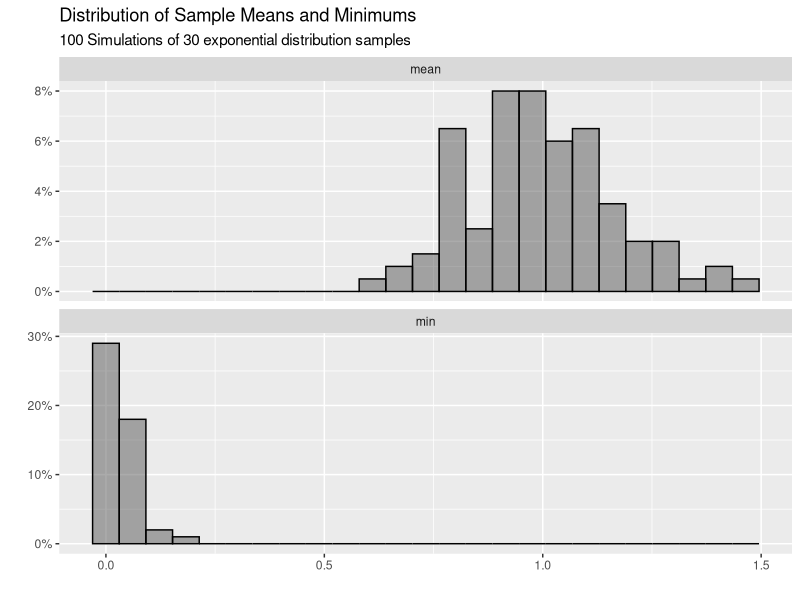

The R script that drew this image:
# set up containers for means and mins
samp_mean <- numeric(0)
samp_min  <- numeric(0)

# generate 100 simulations
for (i in 1:100) {
  # sample the exponential distribtion 30 times
  samp_results <- rexp(30)
  # store mean and minimum results
  samp_mean <- c(samp_mean, mean(samp_results))
  samp_min  <- c(samp_min, min(samp_results))
}

# store results and tidy data for neater plotting
samp <- data.frame(mean = samp_mean, min = samp_min)
library(tidyr)
samp <- samp %>% gather(measure, value)

#plot results
library(ggplot2)
library(scales)
ggplot(samp, aes(x = value, y = (..count..) / sum(..count..))) + 
  geom_histogram(bins = 25, alpha = 0.5, col = 'black') + 
  facet_wrap(~measure, ncol = 1, scales = "free_y") + 
  scale_y_continuous('', labels = percent) + scale_x_continuous('') +
  labs(title = 'Distribution of Sample Means and Minimums',
       subtitle = '100 Simulations of 30 exponential distribution samples')
